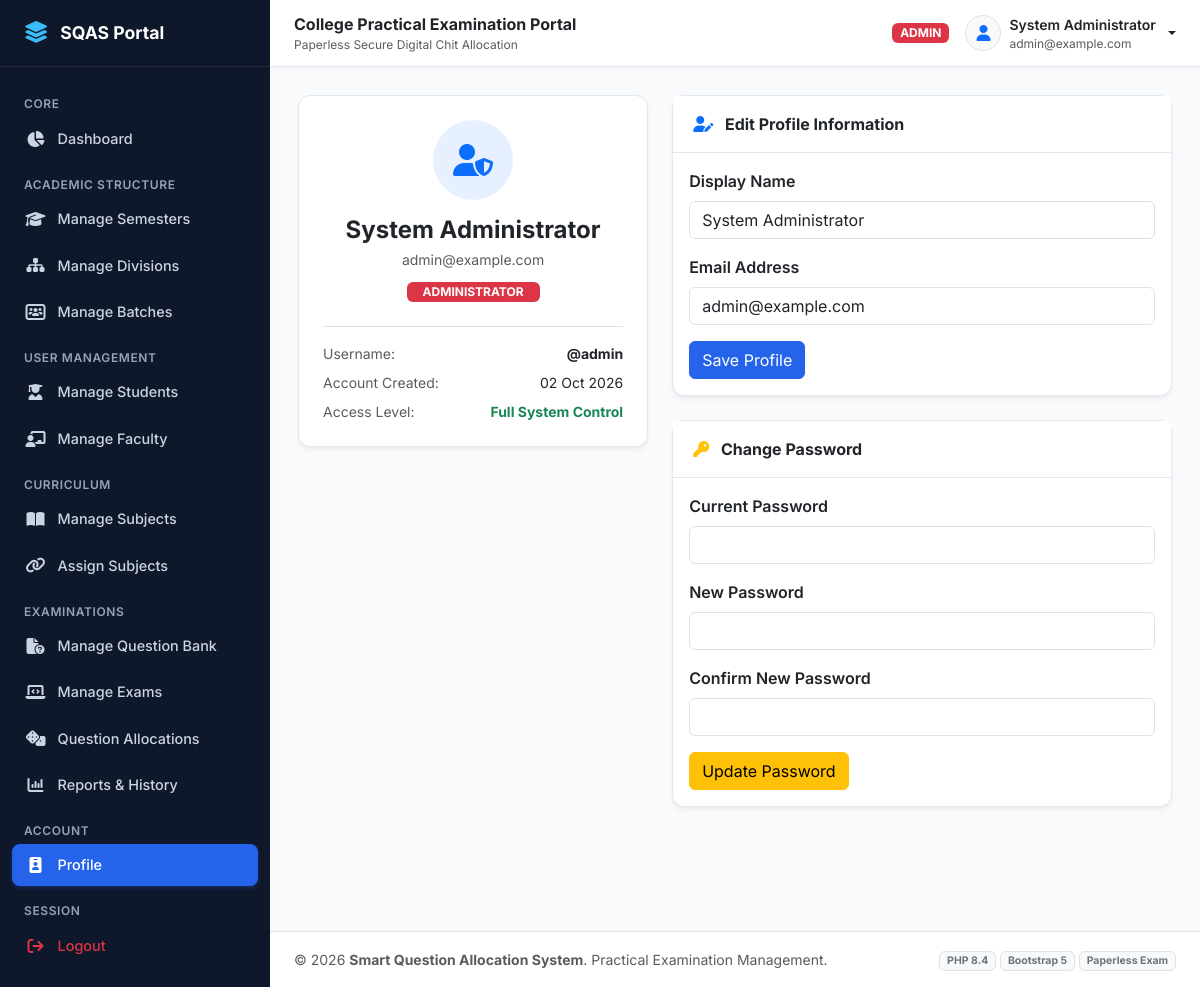
Screenshot of /admin/profile.php (signed in) with the database file from the repository.
### tables this page shows
CREATE TABLE `users` (
  `user_id` INT AUTO_INCREMENT PRIMARY KEY,
  `name` VARCHAR(100) NOT NULL,
  `email` VARCHAR(100) NOT NULL UNIQUE,
  `username` VARCHAR(50) NOT NULL UNIQUE,
  `password` VARCHAR(255) NOT NULL,
  `role` ENUM('admin', 'faculty', 'student') NOT NULL,
  `status` ENUM('active', 'inactive') NOT NULL DEFAULT 'active',
  `created_at` TIMESTAMP DEFAULT CURRENT_TIMESTAMP,
  `updated_at` TIMESTAMP DEFAULT CURRENT_TIMESTAMP ON UPDATE CURRENT_TIMESTAMP,
  INDEX `idx_users_role` (`role`),
  INDEX `idx_users_status` (`status`)
);

### includes/auth.php (called while the page is built, shortened)
<?php
function is_logged_in() {
    return isset($_SESSION['user_id']) && !empty($_SESSION['user_id']);
}
function get_logged_in_user() {
    return [
        'user_id'   => $_SESSION['user_id'] ?? null,
        'name'      => $_SESSION['user_name'] ?? '',
        'email'     => $_SESSION['user_email'] ?? '',
        'username'  => $_SESSION['user_username'] ?? '',
        'role'      => $_SESSION['user_role'] ?? '',
        'detail_id' => $_SESSION['user_detail_id'] ?? null,
    ];
}

### includes/functions.php (called while the page is built, shortened)
<?php
function e($string) {
    return htmlspecialchars((string)$string, ENT_QUOTES, 'UTF-8');
}
function format_date($dateStr) {
    return date('d M Y', strtotime($dateStr));
}

### admin/profile.php (the view, shortened to what this page needs)
<?php
require_once __DIR__ . '/../includes/auth.php';
require_once __DIR__ . '/../includes/functions.php';
$userId = $_SESSION['user_id'];
$user = $pdo->prepare("SELECT * FROM users WHERE user_id = ?");
$user->execute([$userId]);
$admin = $user->fetch();
include __DIR__ . '/../includes/header.php';
?>
<div class="row g-4">
    <div class="col-md-5">
        <div class="card text-center p-4">
            <div class="rounded-circle bg-primary bg-opacity-10 text-primary mx-auto d-flex align-items-center justify-content-center mb-3" style="width: 80px; height: 80px; font-size: 2rem;">
                <i class="fa-solid fa-user-shield"></i>
            </div>
            <h4 class="fw-bold text-dark mb-1"><?= e($admin['name']) ?></h4>
            <p class="text-muted small mb-2"><?= e($admin['email']) ?></p>
            <div>
                <span class="badge bg-danger text-uppercase px-3 py-1">Administrator</span>
            </div>
            <div class="mt-4 pt-3 border-top text-start small text-muted">
                <div class="d-flex justify-content-between mb-2">
                    <span>Username:</span>
                    <strong class="text-dark">@<?= e($admin['username']) ?></strong>
                </div>
                <div class="d-flex justify-content-between mb-2">
                    <span>Account Created:</span>
                    <span class="text-dark"><?= format_date($admin['created_at']) ?></span>
                </div>
                <div class="d-flex justify-content-between">
                    <span>Access Level:</span>
                    <span class="text-success fw-bold">Full System Control</span>
                </div>
            </div>
        </div>
    </div>
    <div class="col-md-7">
        <div class="card mb-4">
            <div class="card-header bg-white">
                <span class="fw-bold text-dark"><i class="fa-solid fa-user-pen me-2 text-primary"></i> Edit Profile Information</span>
            </div>
            <div class="card-body">
                <form method="POST" action="profile.php">
                    <div class="mb-3">
                        <label class="form-label fw-semibold">Display Name</label>
                        <input type="text" name="name" class="form-control" value="<?= e($admin['name']) ?>" required>
                    </div>
                    <div class="mb-3">
                        <label class="form-label fw-semibold">Email Address</label>
                        <input type="email" name="email" class="form-control" value="<?= e($admin['email']) ?>" required>
                    </div>
                    <button type="submit" class="btn btn-primary">Save Profile</button>
                </form>
            </div>
        </div>
        <div class="card">
            <div class="card-header bg-white">
                <span class="fw-bold text-dark"><i class="fa-solid fa-key me-2 text-warning"></i> Change Password</span>
            </div>
            <div class="card-body">
                <form method="POST" action="profile.php">
                    <div class="mb-3">
                        <label class="form-label fw-semibold">Current Password</label>
                        <input type="password" name="current_password" class="form-control" required>
                    </div>
                    <div class="mb-3">
                        <label class="form-label fw-semibold">New Password</label>
                        <input type="password" name="new_password" class="form-control" minlength="6" required>
                    </div>
                    <div class="mb-3">
                        <label class="form-label fw-semibold">Confirm New Password</label>
                        <input type="password" name="confirm_password" class="form-control" minlength="6" required>
                    </div>
                    <button type="submit" class="btn btn-warning">Update Password</button>
                </form>
            </div>
        </div>
    </div>
</div>
<?php include __DIR__ . '/../includes/footer.php'; ?>

### includes/navbar.php (shortened to what this page needs)
<?php
$roleBadgeClass = match($currentUser['role'] ?? '') {
    'admin'   => 'bg-danger',
    'faculty' => 'bg-primary',
    'student' => 'bg-success',
    default   => 'bg-secondary'
};
?>
<header class="app-navbar no-print">
    <div class="d-flex align-items-center gap-3">
        <div class="d-flex flex-column">
            <span class="fw-bold text-dark fs-6 d-none d-sm-inline">College Practical Examination Portal</span>
            <small class="text-muted d-none d-md-inline" style="font-size: 0.75rem;">Paperless Secure Digital Chit Allocation</small>
        </div>
    </div>
    <div class="d-flex align-items-center gap-3">
        <span class="badge <?= $roleBadgeClass ?> text-uppercase px-2 py-1" style="font-size: 0.75rem;">
            <?= e($currentUser['role'] ?? 'User') ?>
        </span>
        <div class="dropdown">
            <a href="#" class="d-flex align-items-center text-dark text-decoration-none dropdown-toggle gap-2" id="userMenuDropdown" data-bs-toggle="dropdown" aria-expanded="false">
                <div class="rounded-circle bg-light border d-flex align-items-center justify-content-center text-primary fw-bold" style="width: 36px; height: 36px;">
                    <i class="fa-solid fa-user"></i>
                </div>
                <div class="d-none d-md-block text-start">
                    <div class="fw-semibold small leading-tight"><?= e($currentUser['name'] ?? 'User') ?></div>
                    <div class="text-muted" style="font-size: 0.75rem;"><?= e($currentUser['email'] ?? '') ?></div>
                </div>
            </a>
        </div>
    </div>
</header>

### assets/css/style.css (style rules this page uses)
:root { --primary-navy: #0f2744; --primary-blue: #1e40af; --primary-accent: #2563eb; --primary-hover: #1d4ed8; --bg-slate: #f8fafc; --bg-sidebar: #0f172a; --bg-sidebar-hover: #1e293b; --text-dark: #1e293b; --text-muted: #64748b; --border-light: #e2e8f0; --card-shadow: 0 4px 6px -1px rgba(0, 0, 0, 0.05), 0 2px 4px -2px rgba(0, 0, 0, 0.05); --card-hover-shadow: 0 10px 15px -3px rgba(0, 0, 0, 0.08), 0 4px 6px -4px rgba(0, 0, 0, 0.05); }
body { font-family: 'Inter', system-ui, -apple-system, BlinkMacSystemFont, "Segoe UI", Roboto, sans-serif; background-color: var(--bg-slate); color: var(--text-dark); min-height: 100vh; display: flex; flex-direction: column; }
.app-navbar { background-color: #ffffff; border-bottom: 1px solid var(--border-light); padding: 0.75rem 1.5rem; display: flex; align-items: center; justify-content: space-between; box-shadow: 0 1px 2px 0 rgba(0, 0, 0, 0.03); }
.card { border: 1px solid var(--border-light); border-radius: 0.75rem; box-shadow: var(--card-shadow); transition: box-shadow 0.2s ease, transform 0.2s ease; background-color: #ffffff; }
.card-header { background-color: #ffffff; border-bottom: 1px solid var(--border-light); font-weight: 600; padding: 1rem 1.25rem; }
.btn-primary { background-color: var(--primary-accent); border-color: var(--primary-accent); }

### rows the page displays
users: role "ADMIN", name "System Administrator", email "admin@example.com", username "admin", created_at "02 Oct 2026"

### other values shown
APP_NAME "Smart Question Allocation System"
PHP_MAJOR_VERSION "8"
PHP_MINOR_VERSION "4"
